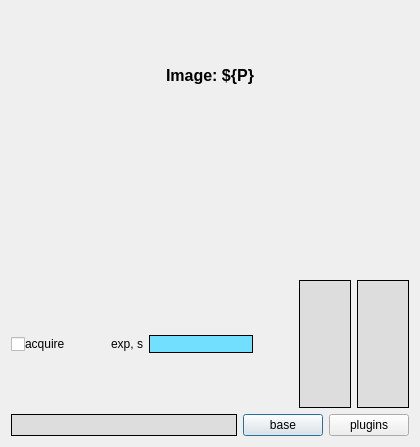
<?xml version="1.0" encoding="UTF-8"?>
<ui version="4.0">
 <class>Dialog</class>
 <widget class="QDialog" name="Dialog">
  <property name="geometry">
   <rect>
    <x>0</x>
    <y>0</y>
    <width>420</width>
    <height>447</height>
   </rect>
  </property>
  <property name="windowTitle">
   <string>Dialog</string>
  </property>
  <layout class="QVBoxLayout" name="verticalLayout">
   <item>
    <widget class="PyDMLabel" name="PyDMLabel">
     <property name="font">
      <font>
       <pointsize>12</pointsize>
       <weight>75</weight>
       <bold>true</bold>
      </font>
     </property>
     <property name="toolTip">
      <string/>
     </property>
     <property name="text">
      <string>Image: ${P}</string>
     </property>
     <property name="alignment">
      <set>Qt::AlignCenter</set>
     </property>
    </widget>
   </item>
   <item>
    <widget class="PyDMImageView" name="PyDMImageView">
     <property name="toolTip">
      <string>${P}image1:ArrayData
${P}image1:ArraySize0_RBV
${P}image1:ArraySize1_RBV</string>
     </property>
     <property name="colorMap" stdset="0">
      <enum>PyDMImageView::Monochrome</enum>
     </property>
     <property name="normalizeData" stdset="0">
      <bool>true</bool>
     </property>
     <property name="readingOrder" stdset="0">
      <enum>PyDMImageView::Clike</enum>
     </property>
     <property name="imageChannel" stdset="0">
      <string>${P}image1:ArrayData</string>
     </property>
     <property name="widthChannel" stdset="0">
      <string>${P}image1:ArraySize0_RBV</string>
     </property>
    </widget>
   </item>
   <item>
    <layout class="QHBoxLayout" name="horizontalLayout_2" stretch="0,0,0,2,0,1,1">
     <item>
      <layout class="QHBoxLayout" name="horizontalLayout">
       <property name="spacing">
        <number>0</number>
       </property>
       <item>
        <widget class="PyDMDrawingCircle" name="PyDMDrawingCircle">
         <property name="maximumSize">
          <size>
           <width>20</width>
           <height>20</height>
          </size>
         </property>
         <property name="toolTip">
          <string>${P}cam1:Acquire_RBV</string>
         </property>
         <property name="rules" stdset="0">
          <string>[{&quot;name&quot;: &quot;show&quot;, &quot;property&quot;: &quot;Opacity&quot;, &quot;expression&quot;: &quot;ch[0]&quot;, &quot;channels&quot;: [{&quot;channel&quot;: &quot;${P}cam1:Acquire_RBV&quot;, &quot;trigger&quot;: true}]}]</string>
         </property>
         <property name="channel" stdset="0">
          <string>${P}cam1:Acquire_RBV</string>
         </property>
         <property name="brush" stdset="0">
          <brush brushstyle="SolidPattern">
           <color alpha="255">
            <red>0</red>
            <green>255</green>
            <blue>0</blue>
           </color>
          </brush>
         </property>
         <property name="penStyle" stdset="0">
          <enum>Qt::SolidLine</enum>
         </property>
         <property name="penWidth" stdset="0">
          <double>2.000000000000000</double>
         </property>
        </widget>
       </item>
       <item>
        <widget class="PyDMCheckbox" name="PyDMCheckbox">
         <property name="maximumSize">
          <size>
           <width>20</width>
           <height>20</height>
          </size>
         </property>
         <property name="toolTip">
          <string>${P}cam1:Acquire</string>
         </property>
         <property name="channel" stdset="0">
          <string>${P}cam1:Acquire</string>
         </property>
        </widget>
       </item>
       <item>
        <widget class="PyDMLabel" name="PyDMLabel_2">
         <property name="toolTip">
          <string/>
         </property>
         <property name="whatsThis">
          <string>${P}:cam1:</string>
         </property>
         <property name="text">
          <string>acquire</string>
         </property>
        </widget>
       </item>
      </layout>
     </item>
     <item>
      <spacer name="horizontalSpacer_2">
       <property name="orientation">
        <enum>Qt::Horizontal</enum>
       </property>
       <property name="sizeHint" stdset="0">
        <size>
         <width>40</width>
         <height>20</height>
        </size>
       </property>
      </spacer>
     </item>
     <item>
      <widget class="QLabel" name="label">
       <property name="text">
        <string>exp, s</string>
       </property>
       <property name="alignment">
        <set>Qt::AlignRight|Qt::AlignTrailing|Qt::AlignVCenter</set>
       </property>
      </widget>
     </item>
     <item>
      <widget class="PyDMLineEdit" name="PyDMLineEdit">
       <property name="toolTip">
        <string>${P}cam1:AcquireTime</string>
       </property>
       <property name="whatsThis">
        <string>${P}cam1:AcquireTime</string>
       </property>
       <property name="styleSheet">
        <string notr="true">
  color: rgb(0, 0, 0);
  background-color: rgb(115, 223, 255);
  border: 1px solid black;
  margin: 0px;
  padding: 0px;
  spacing: 0px;</string>
       </property>
       <property name="alignment">
        <set>Qt::AlignCenter</set>
       </property>
       <property name="dragEnabled">
        <bool>true</bool>
       </property>
       <property name="channel" stdset="0">
        <string>${P}cam1:AcquireTime</string>
       </property>
       <property name="displayFormat" stdset="0">
        <enum>PyDMLineEdit::Decimal</enum>
       </property>
      </widget>
     </item>
     <item>
      <spacer name="horizontalSpacer">
       <property name="orientation">
        <enum>Qt::Horizontal</enum>
       </property>
       <property name="sizeHint" stdset="0">
        <size>
         <width>40</width>
         <height>20</height>
        </size>
       </property>
      </spacer>
     </item>
     <item>
      <widget class="PyDMLabel" name="PyDMLabel_6">
       <property name="toolTip">
        <string>${P}cam1:ArrayCounter_RBV</string>
       </property>
       <property name="styleSheet">
        <string notr="true">
        background-color: rgb(221, 221, 221);
        border: 1px solid black;
        margin: 0px;
        padding: 0px;
        spacing: 0px;
        </string>
       </property>
       <property name="alignment">
        <set>Qt::AlignCenter</set>
       </property>
       <property name="channel" stdset="0">
        <string>${P}cam1:ArrayCounter_RBV</string>
       </property>
      </widget>
     </item>
     <item>
      <widget class="PyDMLabel" name="PyDMLabel_7">
       <property name="toolTip">
        <string>${P}cam1:ArrayRate_RBV</string>
       </property>
       <property name="styleSheet">
        <string notr="true">
        background-color: rgb(221, 221, 221);
        border: 1px solid black;
        margin: 0px;
        padding: 0px;
        spacing: 0px;
        </string>
       </property>
       <property name="alignment">
        <set>Qt::AlignCenter</set>
       </property>
       <property name="showUnits" stdset="0">
        <bool>true</bool>
       </property>
       <property name="channel" stdset="0">
        <string>${P}cam1:ArrayRate_RBV</string>
       </property>
      </widget>
     </item>
    </layout>
   </item>
   <item>
    <layout class="QHBoxLayout" name="horizontalLayout_3" stretch="1,0,0">
     <item>
      <widget class="PyDMLabel" name="PyDMLabel_5">
       <property name="toolTip">
        <string>${P}cam1:StatusMessage_RBV</string>
       </property>
       <property name="styleSheet">
        <string notr="true">
        background-color: rgb(221, 221, 221);
        border: 1px solid black;
        margin: 0px;
        padding: 0px;
        spacing: 0px;
        </string>
       </property>
       <property name="alignment">
        <set>Qt::AlignCenter</set>
       </property>
       <property name="channel" stdset="0">
        <string>${P}cam1:StatusMessage_RBV</string>
       </property>
       <property name="displayFormat" stdset="0">
        <enum>PyDMLabel::String</enum>
       </property>
      </widget>
     </item>
     <item>
      <widget class="PyDMRelatedDisplayButton" name="PyDMRelatedDisplayButton">
       <property name="toolTip">
        <string>general controls for Area Detector cameras ...</string>
       </property>
       <property name="text">
        <string>base</string>
       </property>
       <property name="filenames" stdset="0">
        <stringlist>
         <string>ADBase.ui</string>
        </stringlist>
       </property>
       <property name="titles" stdset="0">
        <stringlist>
         <string>control (base)</string>
        </stringlist>
       </property>
       <property name="macros" stdset="0">
        <stringlist>
         <string>P=${P},R=cam1:,C=${C}</string>
        </stringlist>
       </property>
       <property name="openInNewWindow" stdset="0">
        <bool>true</bool>
       </property>
      </widget>
     </item>
     <item>
      <widget class="PyDMRelatedDisplayButton" name="PyDMRelatedDisplayButton_2">
       <property name="toolTip">
        <string>common plugins ...</string>
       </property>
       <property name="text">
        <string>plugins</string>
       </property>
       <property name="filenames" stdset="0">
        <stringlist>
         <string>commonPlugins.ui</string>
        </stringlist>
       </property>
       <property name="titles" stdset="0">
        <stringlist>
         <string>common plugins</string>
        </stringlist>
       </property>
       <property name="macros" stdset="0">
        <stringlist>
         <string>P=${P},C=${C}</string>
        </stringlist>
       </property>
       <property name="openInNewWindow" stdset="0">
        <bool>true</bool>
       </property>
      </widget>
     </item>
    </layout>
   </item>
  </layout>
 </widget>
 <customwidgets>
  <customwidget>
   <class>PyDMLabel</class>
   <extends>QLabel</extends>
   <header>pydm.widgets.label</header>
  </customwidget>
  <customwidget>
   <class>PyDMCheckbox</class>
   <extends>QCheckBox</extends>
   <header>pydm.widgets.checkbox</header>
  </customwidget>
  <customwidget>
   <class>PyDMDrawingCircle</class>
   <extends>QWidget</extends>
   <header>pydm.widgets.drawing</header>
  </customwidget>
  <customwidget>
   <class>PyDMImageView</class>
   <extends>QWidget</extends>
   <header>pydm.widgets.image</header>
  </customwidget>
  <customwidget>
   <class>PyDMLineEdit</class>
   <extends>QLineEdit</extends>
   <header>pydm.widgets.line_edit</header>
  </customwidget>
  <customwidget>
   <class>PyDMRelatedDisplayButton</class>
   <extends>QPushButton</extends>
   <header>pydm.widgets.related_display_button</header>
  </customwidget>
 </customwidgets>
 <resources/>
 <connections/>
</ui>
